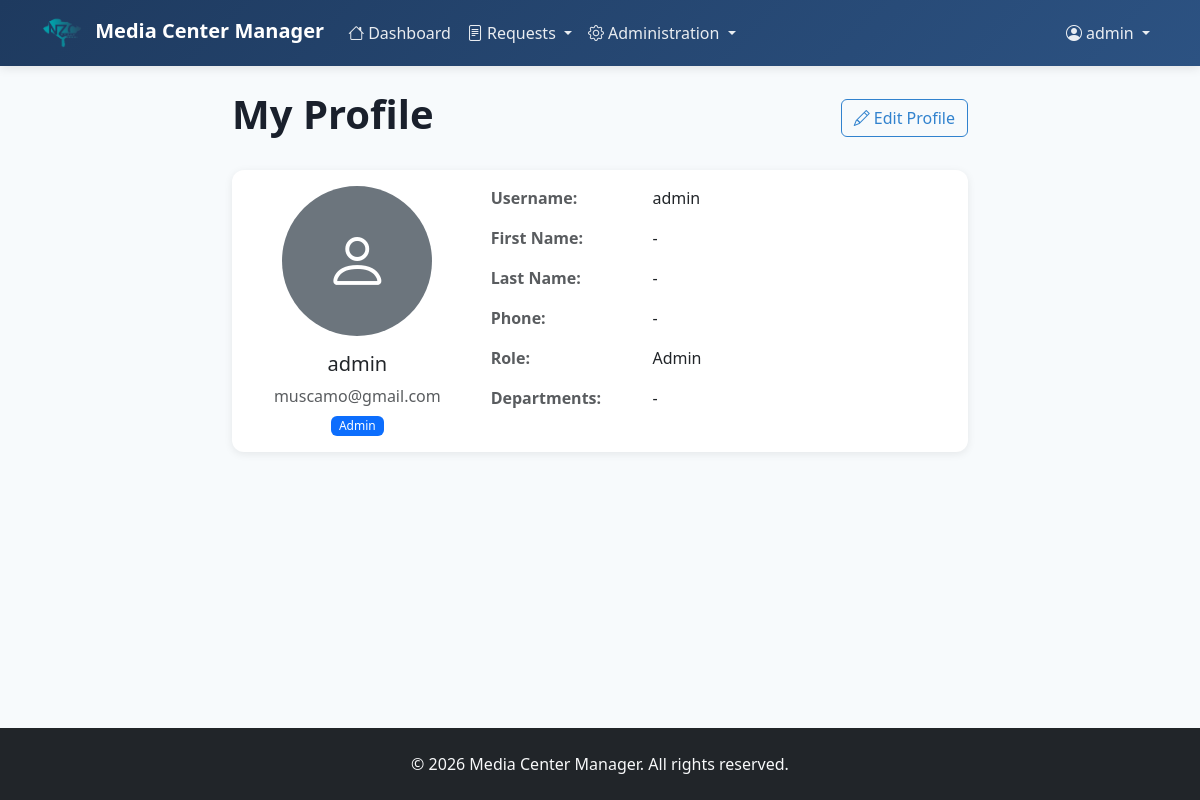
Before: /users/profile/ (signed in) with the older database file.
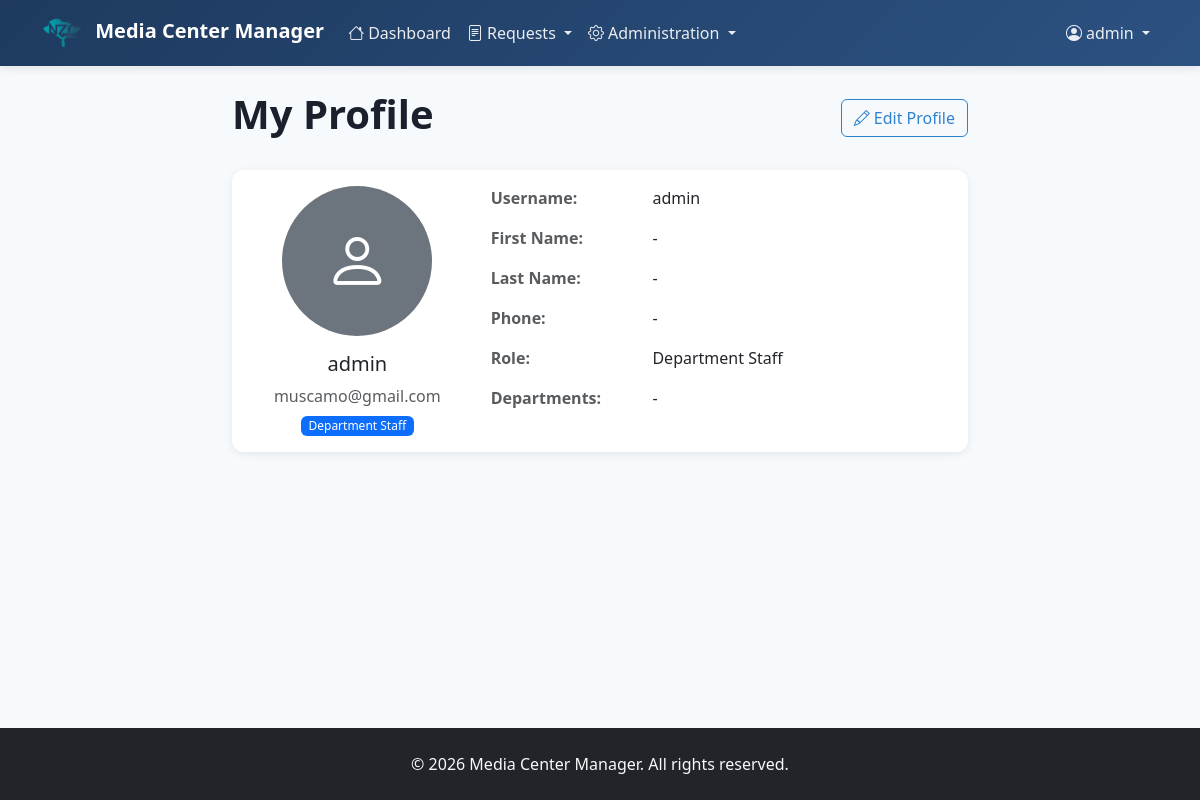
After: the same page with the newer database file.
### users/models.py (models this page shows, shortened)
class User(AbstractUser):
    ROLE_CHOICES = [
        ('department_staff', 'Department Staff'),
        ('departmental_director', 'Departmental Director'),
        ('communication_director', 'Communication Director'),
        ('media_team', 'Media Team'),
        ('admin', 'Admin'),
    ]
    role = models.CharField(max_length=30, choices=ROLE_CHOICES, default='department_staff')
    departments = models.ManyToManyField(
        'service_requests.Department',
        blank=True,
        related_name='members'
    )
    phone = models.CharField(max_length=20, blank=True)
    profile_picture = models.ImageField(upload_to='profile_pics/', blank=True, null=True)
    is_active = models.BooleanField(default=True)
    created_at = models.DateTimeField(auto_now_add=True)
    updated_at = models.DateTimeField(auto_now=True)
    google_id = models.CharField(
        max_length=255, blank=True, null=True, unique=True)
    google_picture_url = models.URLField(blank=True, null=True)
    google_verified_email = models.BooleanField(default=False)
    class Meta:
        ordering = ['username']

### users/views.py (the view)
# urls.py: path('profile/', views.profile, name='profile'),
@login_required
def profile(request):
    is_admin = request.user.is_superuser or request.user.is_admin()
    if request.method == 'POST':
        form = UserUpdateForm(request.POST, request.FILES, instance=request.user, is_admin=is_admin)
        if form.is_valid():
            form.save()
            messages.success(request, 'Profile updated successfully!')
            return redirect('profile')
    else:
        form = UserUpdateForm(instance=request.user, is_admin=is_admin)
    return render(request, 'users/profile.html', {'form': form})

### service_requests/models.py (called while the page is built)
    def __str__(self):
        return self.name

### templates/users/profile.html (shortened to what the changed rows need)
{% extends 'base.html' %}
{% load crispy_forms_tags %}
{% block content %}
<div class="row">
    <div class="col-lg-8 offset-lg-2">
        <div class="d-flex justify-content-between align-items-center mb-4">
            <h1 class="fw-bold">My Profile</h1>
        </div>
        <div class="card">
            <div class="card-body">
                <div class="row">
                    <div class="col-md-4 text-center mb-4 mb-md-0">
                        <div class="profile-picture-container">
                            {% if request.user.profile_picture %}
                                <img src="{{ request.user.profile_picture.url }}" alt="Profile Picture" class="rounded-circle img-fluid" style="max-width: 150px; max-height: 150px; object-fit: cover;">
                            {% else %}
                                <div class="rounded-circle bg-secondary d-flex align-items-center justify-content-center" style="width: 150px; height: 150px; margin: 0 auto;">
                                </div>
                            {% endif %}
                        </div>
                        <h5 class="mt-3">{{ request.user.get_full_name|default:request.user.username }}</h5>
                        <p class="text-muted mb-0">{{ request.user.email }}</p>
                        <span class="badge bg-primary mt-2">{{ request.user.get_role_display }}</span>
                    </div>
                    <div class="col-md-8">
                        <div id="profileDisplay">
                            <div class="row mb-3">
                                <div class="col-sm-4">
                                    <strong class="text-muted">Username:</strong>
                                </div>
                                <div class="col-sm-8">
                                    {{ request.user.username }}
                                </div>
                            </div>
                            <div class="row mb-3">
                                <div class="col-sm-4">
                                    <strong class="text-muted">First Name:</strong>
                                </div>
                                <div class="col-sm-8">
                                    {{ request.user.first_name|default:'-' }}
                                </div>
                            </div>
                            <div class="row mb-3">
                                <div class="col-sm-4">
                                    <strong class="text-muted">Last Name:</strong>
                                </div>
                                <div class="col-sm-8">
                                    {{ request.user.last_name|default:'-' }}
                                </div>
                            </div>
                            <div class="row mb-3">
                                <div class="col-sm-4">
                                    <strong class="text-muted">Phone:</strong>
                                </div>
                                <div class="col-sm-8">
                                    {{ request.user.phone|default:'-' }}
                                </div>
                            </div>
                            <div class="row mb-3">
                                <div class="col-sm-4">
                                    <strong class="text-muted">Role:</strong>
                                </div>
                                <div class="col-sm-8">
                                    {{ request.user.get_role_display }}
                                </div>
                            </div>
                        </div>
                    </div>
                </div>
            </div>
        </div>
    </div>
</div>
{% endblock %}

### templates/base.html (shortened to what this page needs)
{% load static %}
<!DOCTYPE html>
<html lang="en">
<head>
    <link href="https://cdn.jsdelivr.net/npm/bootstrap@5.3.2/dist/css/bootstrap.min.css" rel="stylesheet">
    <link rel="stylesheet" href="https://cdn.jsdelivr.net/npm/bootstrap-icons@1.11.1/font/bootstrap-icons.css">
</head>
<body>
    <nav class="navbar navbar-expand-lg navbar-dark">
        <div class="container">
            <a class="navbar-brand" href="{% url 'dashboard' %}">
                <img src="{% static 'img/nzcmedia.png' %}" alt="NZC Media" height="40" class="me-2">
                <span>Media Center Manager</span>
            </a>
            <div class="collapse navbar-collapse" id="navbarNav">
                <ul class="navbar-nav me-auto">
                    <li class="nav-item">
                        <a class="nav-link" href="{% url 'dashboard' %}">
                            <i class="bi bi-house me-1"></i>Dashboard
                        </a>
                    </li>
                    <li class="nav-item dropdown">
                        <a class="nav-link dropdown-toggle" href="#" id="requestsDropdown" role="button" data-bs-toggle="dropdown">
                            <i class="bi bi-file-text me-1"></i>Requests
                        </a>
                    </li>
                    {% if user.is_authenticated %}
                        {% if user.is_superuser or user.is_admin %}
                            <li class="nav-item dropdown">
                                <a class="nav-link dropdown-toggle" href="#" id="adminDropdown" role="button" data-bs-toggle="dropdown">
                                    <i class="bi bi-gear me-1"></i>Administration
                                </a>
                            </li>
                        {% endif %}
                    {% endif %}
                </ul>
                <ul class="navbar-nav">
                    {% if user.is_authenticated %}
                        <li class="nav-item dropdown">
                            <a class="nav-link dropdown-toggle" href="#" id="navbarDropdown" role="button" data-bs-toggle="dropdown">
                                <i class="bi bi-person-circle me-1"></i>{{ user.get_full_name|default:user.username }}
                            </a>
                        </li>
                    {% endif %}
                </ul>
            </div>
        </div>
    </nav>
    <div class="main-content">
        <div class="container mt-4 mb-5">
            {% block content %}{% endblock %}
        </div>
    </div>
    <footer class="bg-dark text-light py-4">
        <div class="container text-center">
            <p class="mb-0">&copy; 2026 Media Center Manager. All rights reserved.</p>
        </div>
    </footer>
</body>
</html>

Changed rows visible on the page:
changed User "admin": user.role "Admin" → "Department Staff"
